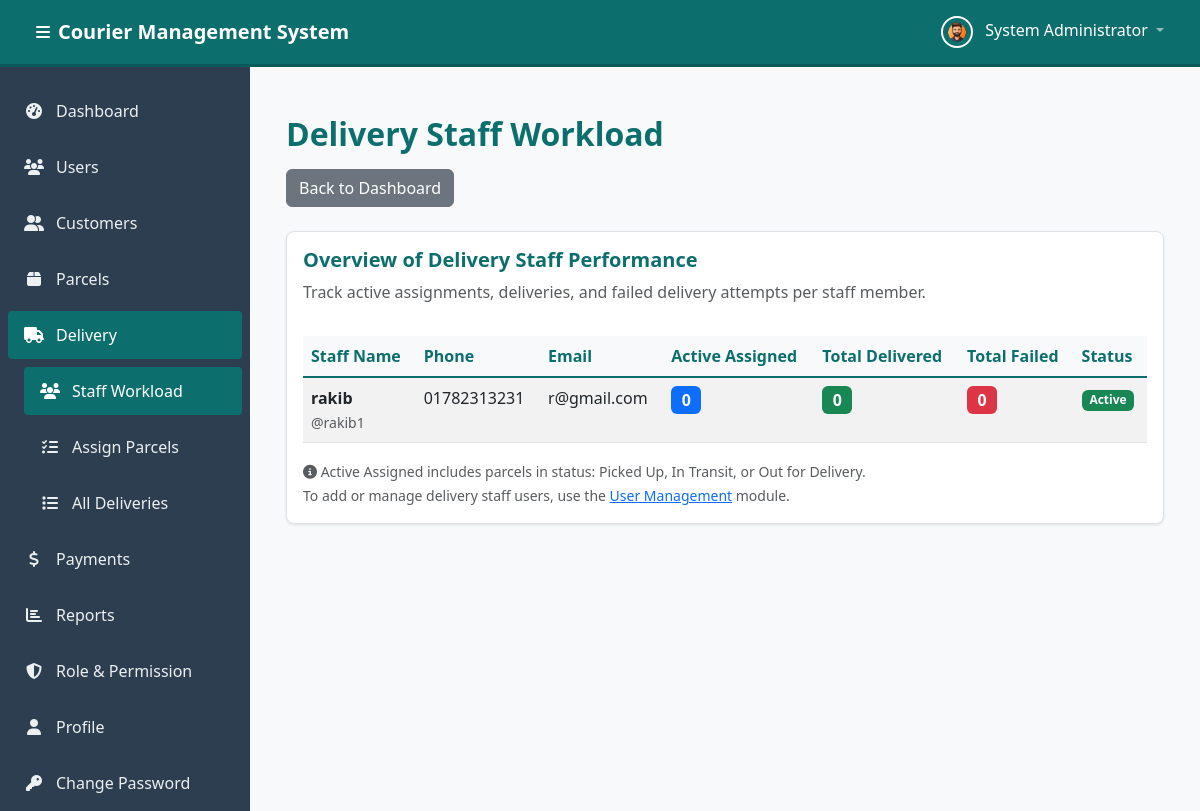
The app's page /modules/delivery/staff-list.php (signed in) with its own data.
### tables this page shows
CREATE TABLE `users` (
  `id` int(11) NOT NULL,
  `full_name` varchar(100) NOT NULL,
  `email` varchar(100) NOT NULL,
  `phone` varchar(20) DEFAULT NULL,
  `username` varchar(50) NOT NULL,
  `password` varchar(255) NOT NULL,
  `avatar` varchar(255) DEFAULT NULL,
  `role_id` int(11) NOT NULL,
  `is_active` tinyint(1) NOT NULL DEFAULT 1,
  `created_at` timestamp NOT NULL DEFAULT current_timestamp(),
  `updated_at` timestamp NOT NULL DEFAULT current_timestamp() ON UPDATE current_timestamp()
);

### modules/delivery/staff-list.php (the view, shortened to what this page needs)
<?php
require_once '../../config/db.php';
try {
    $stmt = $pdo->prepare("SELECT id FROM roles WHERE role_name = 'Delivery Staff'");
    $stmt->execute();
    $deliveryStaffRole = $stmt->fetch();
    if (!$deliveryStaffRole) {
        setFlashMessage('error', 'Delivery Staff role not found.');
        $staffList = [];
    } else {
        $sql = "SELECT u.*,
                (SELECT COUNT(*) FROM parcels WHERE delivery_staff_id = u.id AND current_status IN ('picked_up', 'in_transit', 'out_for_delivery') AND is_deleted = 0) as active_assigned,
                (SELECT COUNT(*) FROM parcels WHERE delivery_staff_id = u.id AND current_status = 'delivered' AND is_deleted = 0) as total_delivered,
                (SELECT COUNT(*) FROM parcels WHERE delivery_staff_id = u.id AND current_status = 'failed_delivery' AND is_deleted = 0) as total_failed
                FROM users u
                WHERE u.role_id = :role_id
                ORDER BY u.full_name";
        $stmt = $pdo->prepare($sql);
        $stmt->execute(['role_id' => $deliveryStaffRole['id']]);
        $staffList = $stmt->fetchAll();
    }
} catch (PDOException $e) {
    error_log("Staff List Error: " . $e->getMessage());
    setFlashMessage('error', 'An error occurred while loading delivery staff data.');
    $staffList = [];
}
require_once '../../includes/header.php';
?>
<div class="container-fluid py-4">
    <div class="row mb-4">
        <div class="col-12">
            <h2 class="page-title">Delivery Staff Workload</h2>
            <a href="<?php echo BASE_URL; ?>dashboard.php" class="btn btn-secondary">Back to Dashboard</a>
        </div>
    </div>
    <div class="card">
        <div class="card-body">
            <div class="row mb-3">
                <div class="col-12">
                    <h5 class="card-title">Overview of Delivery Staff Performance</h5>
                    <p class="text-muted">Track active assignments, deliveries, and failed delivery attempts per staff member.</p>
                </div>
            </div>
            <div class="table-responsive">
                <table class="table table-striped table-hover">
                    <thead>
                        <tr>
                            <th>Staff Name</th>
                            <th>Phone</th>
                            <th>Email</th>
                            <th>Active Assigned</th>
                            <th>Total Delivered</th>
                            <th>Total Failed</th>
                            <th>Status</th>
                        </tr>
                    </thead>
                    <tbody>
                        <?php if (empty($staffList)): ?>
                            <tr>
                                <td colspan="7" class="text-center">No delivery staff found</td>
                            </tr>
                        <?php else: ?>
                            <?php foreach ($staffList as $staff): ?>
                                <tr>
                                    <td>
                                        <strong><?php echo htmlspecialchars($staff['full_name']); ?></strong>
                                        <br>
                                        <small class="text-muted">@<?php echo htmlspecialchars($staff['username']); ?></small>
                                    </td>
                                    <td><?php echo htmlspecialchars($staff['phone'] ?? '-'); ?></td>
                                    <td><?php echo htmlspecialchars($staff['email'] ?? '-'); ?></td>
                                    <td>
                                        <span class="badge bg-primary fs-6"><?php echo $staff['active_assigned']; ?></span>
                                    </td>
                                    <td>
                                        <span class="badge bg-success fs-6"><?php echo $staff['total_delivered']; ?></span>
                                    </td>
                                    <td>
                                        <span class="badge bg-danger fs-6"><?php echo $staff['total_failed']; ?></span>
                                    </td>
                                    <td>
                                        <?php if ($staff['is_active'] == 1): ?>
                                            <span class="badge bg-success">Active</span>
                                        <?php else: ?>
                                            <span class="badge bg-secondary">Inactive</span>
                                        <?php endif; ?>
                                    </td>
                                </tr>
                            <?php endforeach; ?>
                        <?php endif; ?>
                    </tbody>
                </table>
            </div>
            <div class="mt-3">
                <small class="text-muted">
                    <i class="fas fa-info-circle"></i>
                    Active Assigned includes parcels in status: Picked Up, In Transit, or Out for Delivery.
                    <br>
                    To add or manage delivery staff users, use the <a href="<?php echo BASE_URL; ?>modules/users/list.php">User Management</a> module.
                </small>
            </div>
        </div>
    </div>
</div>
<?php require_once '../../includes/footer.php'; ?>

### assets/css/style.css (style rules this page uses)
:root { --accent-color: #0d6e6e; --accent-hover: #0a5a5a; --sidebar-bg: #2c3e50; --sidebar-text: #ecf0f1; --bg-light: #f8f9fa; --text-dark: #333333; --text-muted: #6c757d; --border-color: #dee2e6; }
body { font-family: 'Segoe UI', Tahoma, Geneva, Verdana, sans-serif; background-color: var(--bg-light); color: var(--text-dark); }
.page-title { color: var(--accent-color); font-weight: 600; margin-bottom: 1rem; }
.card { border: 1px solid var(--border-color); border-radius: 8px; box-shadow: 0 1px 3px rgba(0, 0, 0, 0.1); margin-bottom: 1.5rem; }
.card-title { color: var(--accent-color); font-weight: 600; }
.table { margin-bottom: 0; }
.table thead th { background-color: var(--bg-light); border-bottom: 2px solid var(--accent-color); color: var(--accent-color); font-weight: 600; }
* { transition: background-color 0.2s ease, border-color 0.2s ease; }

### records on screen
users: full_name "rakib", username "rakib1", phone "01782313231", email "r@gmail.com", active_assigned "0", total_delivered "0", total_failed "0", is_active "Active"

### other values on screen
SITE_NAME "Courier Management System"
$_SESSION['full_name'] "System Administrator"
